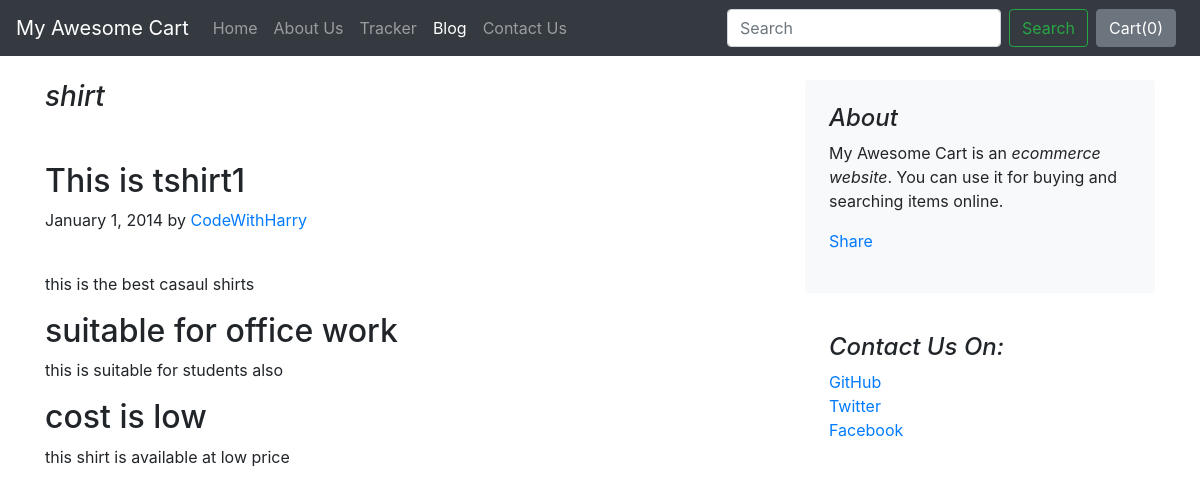
The page /blog/blogpost/1 on the database its author committed.
### blog/models.py (models this page shows, shortened)
class Blogpost(models.Model):
    post_id = models.AutoField(primary_key=True)
    title = models.CharField(max_length=50)
    head0 = models.CharField(max_length=500, default="")
    chead0 = models.CharField(max_length=5000, default="")
    head1 = models.CharField(max_length=500, default="")
    chead1 = models.CharField(max_length=5000, default="")
    head2 = models.CharField(max_length=500, default="")
    chead2 = models.CharField(max_length=5000, default="")
    pub_date = models.DateField()
    thumbnail = models.ImageField(upload_to='shop/images', default="")

### blog/views.py (the view)
# urls.py: path("blogpost/<int:id>",views.blogpost,name="blogPost"),
def blogpost(request,id):
    post=Blogpost.objects.filter(post_id=id)[0]
    return render(request,'blog/blogpost.html',{'post':post})

### blog/templates/blog/blogpost.html (shortened to what this page needs)
{%extends 'blog/basic.html'%}
{%block body%}
<div class="container">
    <div class="row mt-4">
        <div class="col-md-8 blog-main">
            <h3 class="pb-4 mb-4 font-italic">
                {{post.title}}
            </h3>
            <div class="blog-post">
                <h2 class="blog-post-title">{{post.head0}}</h2>
                <p class="blog-post-meta">January 1, 2014 by <a href="#">CodeWithHarry</a></p>
                <div class="fb-like" data-href="http://127.0.0.1:8000/blog/blogpost/{{post.post_id}}" data-layout="standard" data-action="like" data-size="large" data-show-faces="false" data-share="true"></div><br>
                <p>{{post.chead0}}</p>
                <h2>{{post.head1}}</h2>
                <p>{{post.chead1}}</p>
                <h2>{{post.head2}}</h2>
                <p>{{post.chead2}}</p>
            </div>
        </div>
        <aside class="col-md-4 blog-sidebar">
            <div class="p-4 mb-3 bg-light rounded">
                <h4 class="font-italic">About</h4>
                <p class="mb-0">My Awesome Cart is an <em>ecommerce website</em>. You can use it for buying and searching items online. </p>
                <div class="my-3 fb-share-button" data-href="http://127.0.0.1:8000/blog/blogpost/{{post.post_id}}" data-layout="button_count" data-size="large"><a target="_blank" href="https://www.facebook.com/sharer/sharer.php?u=http%3A%2F%2F127.0.0.1%3A8000%2Fblog%2Fblogpost%2F4&src=sdkpreparse" class="fb-xfbml-parse-ignore">Share</a></div>
            </div>
            <div class="p-4">
                <h4 class="font-italic">Contact Us On: </h4>
                <ol class="list-unstyled">
                    <li><a href="#">GitHub</a></li>
                    <li><a href="#">Twitter</a></li>
                    <li><a href="#">Facebook</a></li>
                </ol>
            </div>
        </aside>
    </div>
</div>
{%endblock%}

### rows shown on the page
Blogpost: title "shirt", head0 "This is tshirt1", chead0 "this is the best casaul shirts", head1 "suitable for office work", chead1 "this is suitable for students also", head2 "cost is low", chead2 "this shirt is available at low price"
